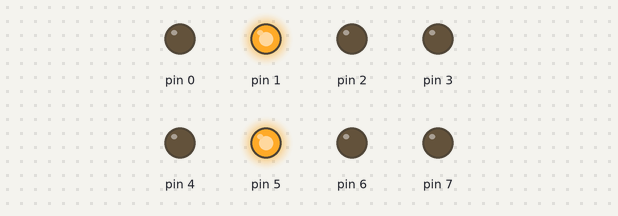
Recording of a sketch running on a simulated Arduino Uno, built with avr-gcc and run on an emulated ATmega328P. Shown: output pins drawn as LEDs (lit = HIGH).

Above: at 0.06 s.
At 2.82 s:
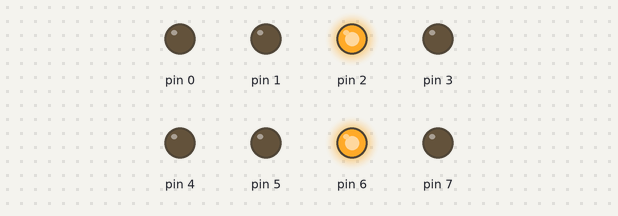
Timing chart, 0 to 3.1 s (numbered marks = the images above):
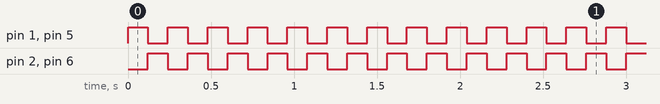

The sketch:

PoliceLights.ino
```cpp
void setup()
{
  for( int i = 0; i < 8; i++ )
  {
    pinMode( i, OUTPUT );
  }

}

void loop() {
  // put your main code here, to run repeatedly:
   digitalWrite(1,HIGH);
   digitalWrite(5,HIGH);
   delay(120);
   digitalWrite(1,LOW);
   digitalWrite(5,LOW);
   digitalWrite(2,HIGH);
   digitalWrite(6,HIGH);
   delay(120);
   digitalWrite(2,LOW);
   digitalWrite(6,LOW);


}
```

Measured:
- by itself, pin 1, pin 2, pin 5, pin 6: alternates HIGH for 0.12 s and LOW for 0.12 s
